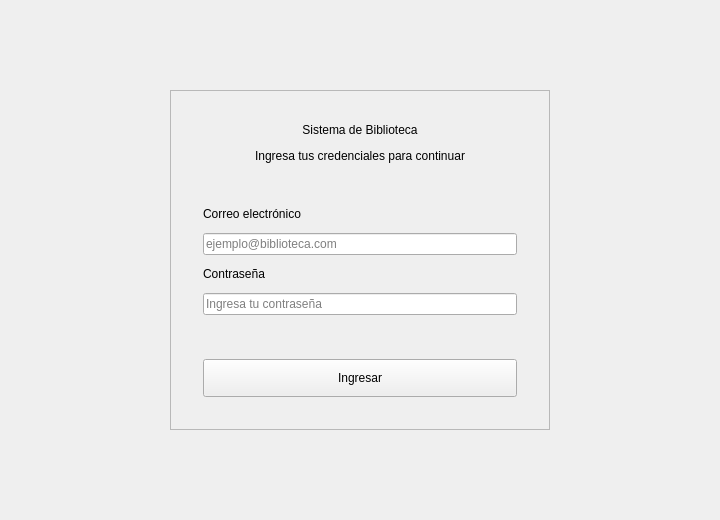
<?xml version="1.0" encoding="UTF-8"?>
<ui version="4.0">
 <class>VentanaLogin</class>
 <widget class="QWidget" name="VentanaLogin">
  <property name="geometry">
   <rect>
    <x>0</x>
    <y>0</y>
    <width>720</width>
    <height>520</height>
   </rect>
  </property>
  <property name="windowTitle">
   <string>Sistema de Gestión de Biblioteca - Iniciar Sesión</string>
  </property>
  <layout class="QVBoxLayout" name="verticalLayoutPrincipal">
   <item>
    <spacer name="verticalSpacerArriba">
     <property name="orientation">
      <enum>Qt::Orientation::Vertical</enum>
     </property>
     <property name="sizeHint" stdset="0">
      <size>
       <width>20</width>
       <height>40</height>
      </size>
     </property>
    </spacer>
   </item>
   <item>
    <layout class="QHBoxLayout" name="horizontalLayoutCentro">
     <item>
      <spacer name="horizontalSpacerIzq">
       <property name="orientation">
        <enum>Qt::Orientation::Horizontal</enum>
       </property>
       <property name="sizeHint" stdset="0">
        <size>
         <width>40</width>
         <height>20</height>
        </size>
       </property>
      </spacer>
     </item>
     <item>
      <widget class="QFrame" name="tarjetaLogin">
       <property name="minimumSize">
        <size>
         <width>380</width>
         <height>340</height>
        </size>
       </property>
       <property name="maximumSize">
        <size>
         <width>400</width>
         <height>380</height>
        </size>
       </property>
       <property name="frameShape">
        <enum>QFrame::Shape::StyledPanel</enum>
       </property>
       <layout class="QVBoxLayout" name="verticalLayoutTarjeta">
        <property name="spacing">
         <number>12</number>
        </property>
        <property name="leftMargin">
         <number>32</number>
        </property>
        <property name="topMargin">
         <number>32</number>
        </property>
        <property name="rightMargin">
         <number>32</number>
        </property>
        <property name="bottomMargin">
         <number>32</number>
        </property>
        <item>
         <widget class="QLabel" name="lblTituloLogin">
          <property name="text">
           <string>Sistema de Biblioteca</string>
          </property>
          <property name="alignment">
           <set>Qt::AlignmentFlag::AlignCenter</set>
          </property>
         </widget>
        </item>
        <item>
         <widget class="QLabel" name="lblSubtituloLogin">
          <property name="text">
           <string>Ingresa tus credenciales para continuar</string>
          </property>
          <property name="alignment">
           <set>Qt::AlignmentFlag::AlignCenter</set>
          </property>
         </widget>
        </item>
        <item>
         <spacer name="verticalSpacerTarjeta1">
          <property name="orientation">
           <enum>Qt::Orientation::Vertical</enum>
          </property>
          <property name="sizeHint" stdset="0">
           <size>
            <width>20</width>
            <height>10</height>
           </size>
          </property>
         </spacer>
        </item>
        <item>
         <widget class="QLabel" name="lblCorreo">
          <property name="text">
           <string>Correo electrónico</string>
          </property>
         </widget>
        </item>
        <item>
         <widget class="QLineEdit" name="txtCorreo">
          <property name="placeholderText">
           <string>ejemplo@biblioteca.com</string>
          </property>
         </widget>
        </item>
        <item>
         <widget class="QLabel" name="lblContrasenia">
          <property name="text">
           <string>Contraseña</string>
          </property>
         </widget>
        </item>
        <item>
         <widget class="QLineEdit" name="txtContrasenia">
          <property name="echoMode">
           <enum>QLineEdit::EchoMode::Password</enum>
          </property>
          <property name="placeholderText">
           <string>Ingresa tu contraseña</string>
          </property>
         </widget>
        </item>
        <item>
         <spacer name="verticalSpacerTarjeta2">
          <property name="orientation">
           <enum>Qt::Orientation::Vertical</enum>
          </property>
          <property name="sizeHint" stdset="0">
           <size>
            <width>20</width>
            <height>12</height>
           </size>
          </property>
         </spacer>
        </item>
        <item>
         <widget class="QPushButton" name="btnIngresar">
          <property name="minimumSize">
           <size>
            <width>0</width>
            <height>38</height>
           </size>
          </property>
          <property name="cursor">
           <cursorShape>PointingHandCursor</cursorShape>
          </property>
          <property name="text">
           <string>Ingresar</string>
          </property>
         </widget>
        </item>
       </layout>
      </widget>
     </item>
     <item>
      <spacer name="horizontalSpacerDer">
       <property name="orientation">
        <enum>Qt::Orientation::Horizontal</enum>
       </property>
       <property name="sizeHint" stdset="0">
        <size>
         <width>40</width>
         <height>20</height>
        </size>
       </property>
      </spacer>
     </item>
    </layout>
   </item>
   <item>
    <spacer name="verticalSpacerAbajo">
     <property name="orientation">
      <enum>Qt::Orientation::Vertical</enum>
     </property>
     <property name="sizeHint" stdset="0">
      <size>
       <width>20</width>
       <height>40</height>
      </size>
     </property>
    </spacer>
   </item>
  </layout>
 </widget>
 <resources/>
 <connections/>
</ui>
